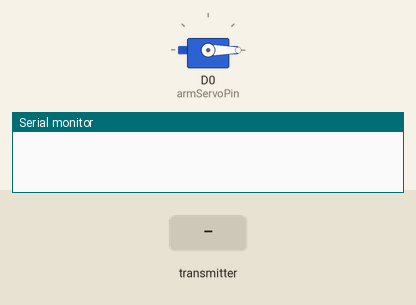
The sketch below on a simulated ESP8266 (NodeMCU). Shown: servo, the last lines printed to the serial monitor. Inputs (shaded band) come from the test bench.

Above: at 1.2 s.
1.3 s: the transmitter starts sending potvalue = 64
At 1.8 s:
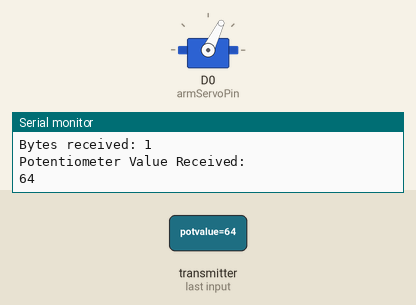
2.8 s: the transmitter starts sending potvalue = 128
At 3.2 s:
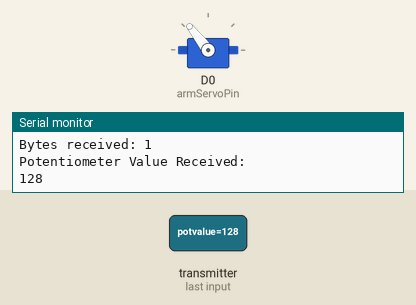
4.3 s: the transmitter starts sending potvalue = 255
At 5.1 s:
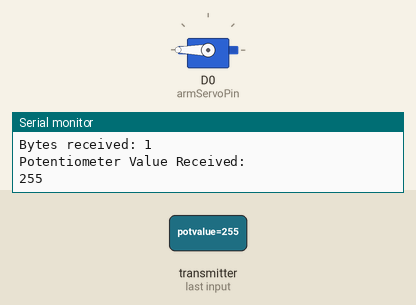
5.8 s: the transmitter starts sending potvalue = 0
At 6.3 s:
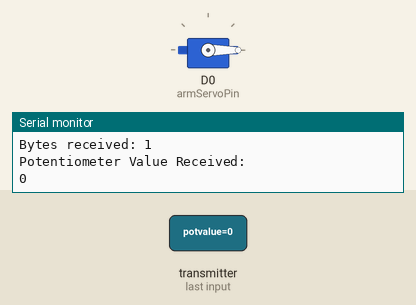
Timing chart, 0 to 8.3 s (numbered marks = the images above; inputs shaded):
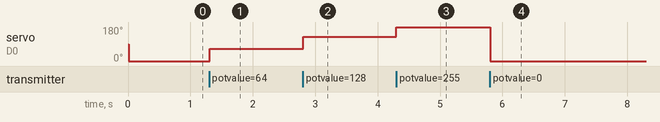

The sketch:

transReceiver.ino
```cpp
/*
  Flow of the code
  1 - Put WiFi in STA Mode
  2 - Intialize ESPNOW
  3 - Set Role to Combo
  4 - Add peer device
  5 - Define Send Callback Function
  6 - Define Receive Callback Function
*/
#include <ESP8266WiFi.h>
#include <espnow.h>
//servo
#include <Servo.h>
Servo armServo;
//define all the pins
#define potPin A0
#define armServoPin D0

// REPLACE WITH THE MAC Address of your receiver
uint8_t broadcastAddress[] = {0xAC, 0x67, 0xB2, 0x3C, 0x95, 0xD0};
//structure of incoming packet
typedef struct struct_commands {
  byte potvalue;
} struct_commands;

// structure of the outgoing packet
typedef struct struct_data {

} struct_data;

// Create a struct_commands called outgoingData to hold outgoing data
struct_data outgoingData;
// Create a struct_commands called incomingCommands to hold incoming data
struct_commands incomingCommands;
// Variable to store if sending data was successful
String success;
// Callback when data is sent
void OnDataSent(uint8_t *mac_addr, uint8_t sendStatus) {
  Serial.print("Last Packet Send Status: ");
  if (sendStatus == 0) {
    Serial.println("Delivery success");
  }

  else {
    Serial.println("Delivery fail");
  }
}

// Callback when data is received
void OnDataRecv(uint8_t * mac, uint8_t *incomingData, uint8_t len) {
  memcpy(&incomingCommands, incomingData, sizeof(incomingCommands));
  Serial.print("Bytes received: ");
  Serial.println(len);
  Serial.println("Potentiometer Value Received:");
  Serial.println(incomingCommands.potvalue);
}
void setup() {
  //Init Servo
  armServo.attach(armServoPin);
  // armServo.write(0);
  // Init Serial Monitor
  Serial.begin(9600);
  //set pinmode
  pinMode(potPin,INPUT);
  // Set device as a Wi-Fi Station
  WiFi.mode(WIFI_STA);
  WiFi.disconnect();
  // Init ESP-NOW
  if (esp_now_init() != 0) {
    Serial.println("Error initializing ESP-NOW");
    return;
  }
  // Set ESP-NOW Role
  esp_now_set_self_role(ESP_NOW_ROLE_COMBO);
  // Register peer
  esp_now_add_peer(broadcastAddress, ESP_NOW_ROLE_COMBO, 0, NULL, 0);
  // Once ESPNow is successfully Init, we will register for Send CB to
  // get the status of Trasnmitted packet
  esp_now_register_send_cb(OnDataSent);
  // Register for a callback function that will be called when data is received
  esp_now_register_recv_cb(OnDataRecv);
}
//delay management
unsigned long previousMillis_arm = 0;  // Store the previous time
const long interval_arm = 15;        // Set the interval_arm in milliseconds
//Note: previousMillis and interval should be different for every delay event
void loop() {
  unsigned long currentMillis = millis();
   // Check if it's time to send the data
  if (currentMillis - previousMillis_arm >= interval_arm) {
    previousMillis_arm = currentMillis;  // Save the last time you sent the data

    armServo.write(incomingCommands.potvalue);
  }


}
```

Measured:
- after the input at 1.3 s, servo on D0 (armServoPin): 0° → 64° at once
- after the input at 2.8 s, servo on D0 (armServoPin): 64° → 128° at once
- after the input at 4.3 s, servo on D0 (armServoPin): 128° → 180° at once
- after the input at 5.8 s, servo on D0 (armServoPin): 180° → 0° at once
